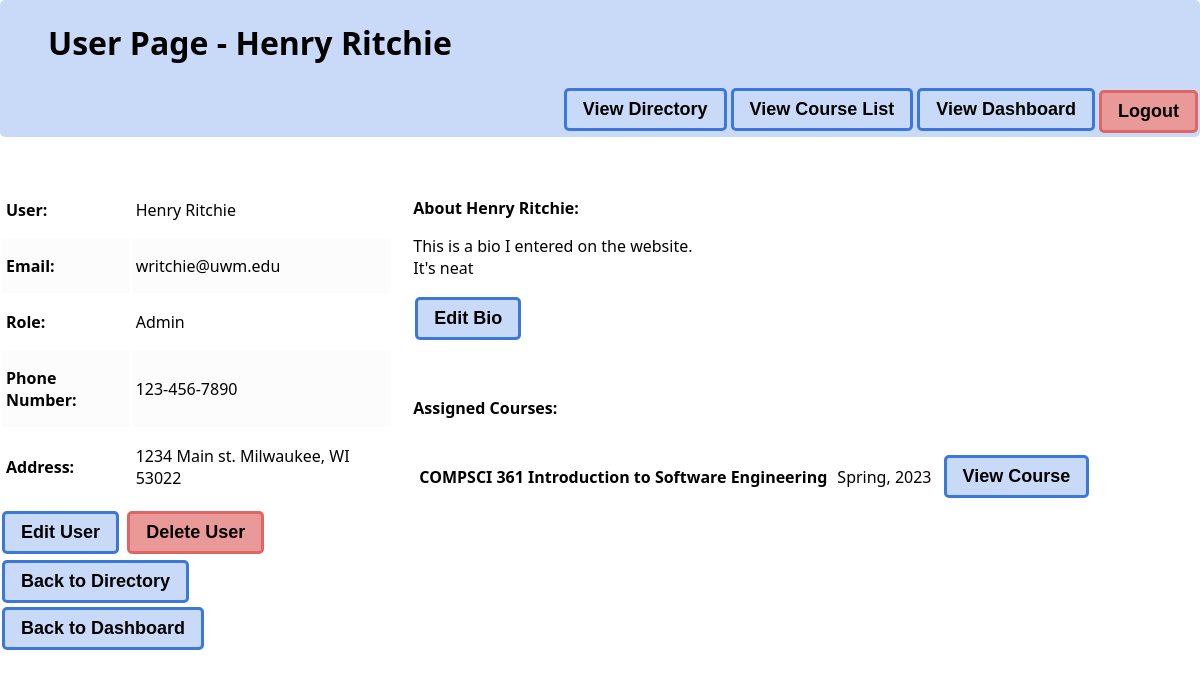
The page /userpage/ (signed in) on the database as committed earlier.
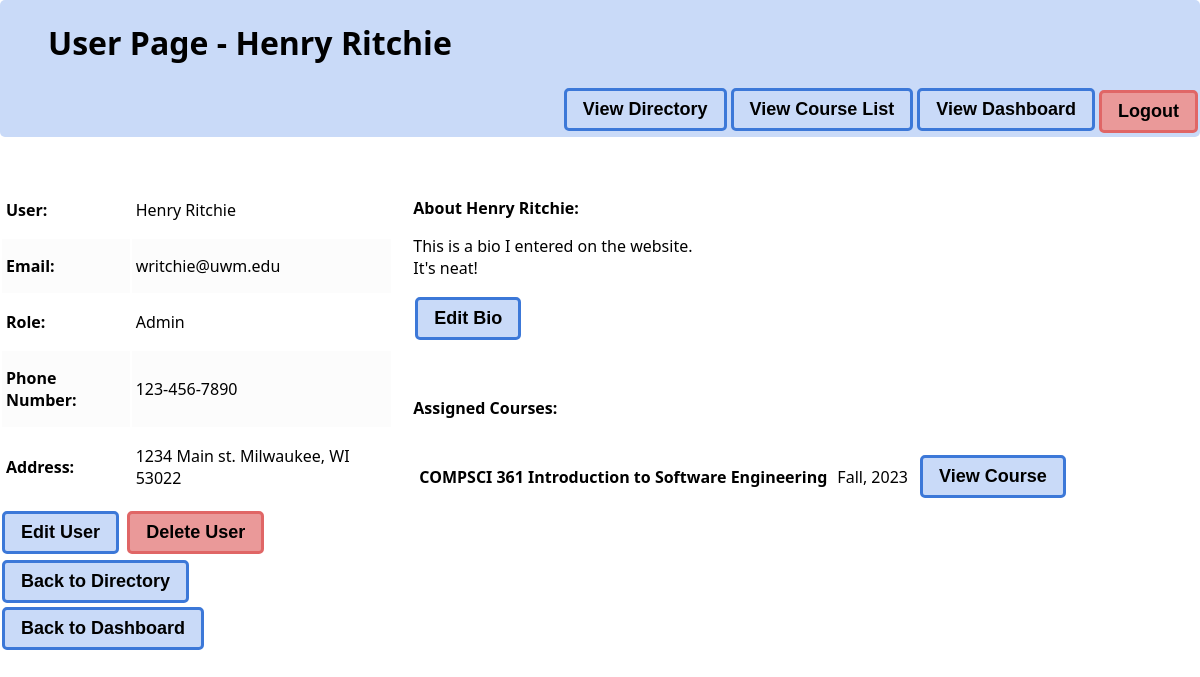
The same page on the database as committed later.
### SchedulingApp/models.py (models this page shows)
class MyUser(models.Model):
    email = models.CharField(max_length=30, default="default@uwm.edu", editable=True)
    password = models.CharField(max_length=20, default="defaultpassword", editable=True)
    firstName = models.CharField(max_length=20, default="defaultfirstname", editable=True)
    lastName = models.CharField(max_length=20, default="defaultlastname", editable=True)
    phoneNumber = models.CharField(max_length=20, default="defaultphonenumber", editable=True)
    streetAddress = models.CharField(max_length=100, default="1234 Main st", editable=True)
    city = models.CharField(max_length=20, default="Milwaukee", editable=True)
    state = models.CharField(max_length=2, default="WI", editable=True)
    zipcode = models.CharField(default="53206",max_length=10, editable=True)
    ROLE_CHOICES = [
        ("admin", "Admin"),
        ("instructor", "Instructor"),
        ("ta", "TA")
    ]
    role = models.CharField(max_length=10, choices=ROLE_CHOICES, default="ad", editable=True)
    bio = models.TextField(default="No bio added.", max_length=500, editable=True)
    def __str__(self):
        return self.firstName + " " + self.lastName

class Course(models.Model):
    name = models.CharField(max_length=100, default="Default Course Name", editable=True)
    DEPARTMENT_CHOICES = [
        "AMLLC", "ACTSCI", "AD LDSP", "AFAS", "AFRIC", "AIS", "ANTHRO", "ARABIC", "ARCH", "ART", "ART ED", "ARTHIST",
        "ASTRON", "ATM SCI", "ATRAIN", "BIO SCI", "BME", "BMS", "BUS ADM", "BUSMGMT", "CELTIC", "CES", "CGS AIS",
        "CGS ANT", "CGS ART", "CGS AST", "CGS BIO", "CGS BUS", "CGS CHE", "CGS CPS", "CGS CTA", "CGS ECO", "CGS EDU",
        "CGS EGR", "CGS ENG", "CGS ESL", "CGS FRE", "CGS GEO", "CGS GER", "CGS GLG", "CGS GSW", "CGS HES", "CGS HIS",
        "CGS INT", "CGS IST", "CGS ITA", "CGS LEA", "CGS LEC", "CGS MAT", "CGS MLG", "CGS MUA", "CGS MUS", "CGS PHI",
        "CGS PHY", "CGS POL", "CGS PSY", "CGS REL", "CGS SOC", "CGS SPA", "CHEM", "CHINESE", "CHS", "CIV ENG",
        "CLASSIC", "COMMUN", "COMPLIT", "COMPSCI", "COMPST", "COMSDIS", "COUNS", "CRM JST", "CURRINS", "DAC", "DANCE",
        "DMI", "EAP", "EAS", "ECON", "ED POL", "ED PSY", "EDUC", "ELECENG", "ENGLISH", "ETHNIC", "EXCEDUC", "FILM",
        "FILMSTD", "FINEART", "FOODBEV", "FRENCH", "FRSHWTR", "GEO SCI", "GEOG", "GERMAN", "GLOBAL", "GRAD", "GREEK",
        "HCA", "HEBREW", "HI", "HIST", "HMONG", "HONORS", "HS", "IEP", "IND ENG", "IND REL", "INFOST", "INTLST",
        "ITALIAN", "JAMS", "JAPAN", "JEWISH", "KIN", "KOREAN", "L&S HUM", "L&S NS", "L&S SS", "LACS", "LACUSL",
        "LATIN", "LATINX", "LGBT", "LIBRLST", "LINGUIS", "MALLT", "MATH", "MATLENG", "MECHENG", "MIL SCI", "MSP",
        "MTHSTAT", "MUS ED", "MUSIC", "MUSPERF", "NEURO", "NONPROF", "NURS", "NUTR", "OCCTHPY", "PEACEST", "PH",
        "PHILOS", "PHYSICS", "POL SCI", "POLISH", "PORTUGS", "PRPP", "PSYCH", "PT", "PUB ADM", "RELIGST", "RUSSIAN",
        "SCNDVST", "SOC WRK", "SOCIOL", "SPANISH", "SPT&REC", "TCH LRN", "THEATRE", "THERREC", "TRNSLTN", "URB STD",
        "URBPLAN", "UWS NSG", "UWX", "WGS"
    ]
    department = models.CharField(max_length=12, default="LATIN", editable=True)
    courseNumber = models.IntegerField(default=123, editable=True)
    Semester_CHOICES = [
        ("spring", "Spring"),
        ("summer", "Summer"),
        ("fall", "Fall"),
        ("winter", "Winter")
    ]
    semester = models.CharField(max_length=6, choices=Semester_CHOICES, default="Spring", editable=True)
    year = models.IntegerField(default=2023, editable=True)
    assignedUser = models.ManyToManyField(MyUser, blank=True)
    def __str__(self):
        return self.department + " " + str(self.courseNumber) + " " + self.name

### SchedulingApp/views.py (the view, shortened to what this page needs)
# urls.py: path('userpage/', UserPage.as_view()),
class UserPage(View):
    def get(self, request):
        if "email" and "role" in request.session:
            if 'selecteduser' in request.session:
                return render(request, "userpage.html",
                      {"user": func_UserAsDict(request.session['selecteduser']),
                       "role": request.session['role'],
                       'ownpage': request.session['selecteduser'] == request.session['email'],
                       'editbio': 'False'})
            else:
                return redirect("/directory/")
        else:
            return redirect("/")

### SchedulingApp/Model_Classes/Template_Dicts_Functions.py (called while the page is built)
def func_AscendingSectionList(section_bin):
    sectionList = []
    for section in section_bin:
        thisdict = {
            "title": section.__str__(),
            "id": section.id,
        }
        sectionList.append(thisdict)
    alphabetical = sorted(sectionList, key=itemgetter('title'))
    return alphabetical

def func_AlphabeticalCourseList(course_bin):
    courseList = []
    for course in course_bin:
        thisdict = {
            "title": course.__str__(),
            "id": course.id,
            "semester": course.semester.capitalize(),
            "year": course.year
        }
        courseList.append(thisdict)
    alphabetical = sorted(courseList, key=itemgetter('title'))
    return alphabetical

### templates/userpage.html (shortened to what this page needs)
<!DOCTYPE html>
{% load static %}
<html lang="en">
<head>
    <link href="{% static 'userpage.css' %}" rel="stylesheet" type="text/css">
</head>
<body id="wrapper">
<div id="navlist">
    <h1>User Page - {{ user.fullname }}</h1>
    <form action="/userpage/" method="post">
        <button type="submit" name="navigation" value="logout" class="redbutton">Logout</button>
    </form>
    <form action="/userpage/" method="post">
        <button type="submit" name="navigation" value="dashboard" class="bluebutton">View Dashboard</button>
    </form>
    <form action="/userpage/" method="post">
        <button type="submit" name="navigation" value="courselist" class="bluebutton">View Course List</button>
    </form>
    <form action="/userpage/" method="post">
        <button type="submit" name="navigation" value="directory" class="bluebutton">View Directory</button>
    </form>
</div>
<br>
<br>
<div class = "grid-container">
    <div class="grid-child">
        <table id="myTable">
            <tr>
                <td class="label">User:</td>
                <td>{{ user.fullname }}</td>
            </tr>
            <tr>
                <td class="label">Email:</td>
                <td>{{ user.email }}</td>
            </tr>
            <tr>
                <td class="label">Role:</td>
                <td>{{ user.role }}</td>
            </tr>
            {% if role == "admin" %}
                <tr>
                    <td class="label">Phone Number:</td>
                    <td>{{ user.phonenumber }}</td>
                </tr>
                <tr>
                    <td class="label">Address:</td>
                    <td>{{ user.streetaddress }}. {{ user.city }}, {{ user.state }} {{ user.zipcode }}</td>
                </tr>
            {% endif %}
        </table>
        <form action="/userpage/" method="post">
            {% if role == "admin" or ownpage == True %}
            <button type="submit" name="navigation" value="edituser" class="bluebutton">Edit User</button>
            {% endif %}
            {% if role == "admin" %}
            <button type="submit" onclick="return confirm('Are you sure?')" name="navigation" value="deleteuser"
                    class="redbutton">Delete User
            </button>
            {% endif %}
            <br>
            <button type="submit" name="navigation" value="directory" class="bluebutton">Back to Directory</button>
            <button type="submit" name="navigation" value="dashboard" class="bluebutton">Back to Dashboard</button>
        </form>
    </div>
    <div class ="grid-child">
        {% if editbio == 'False' %}
            <p class="label">About {{ user.fullname }}:</p>
            <p id="bio-text">{{ user.bio|linebreaksbr }}</p>
            {% if ownpage == True %}
                <form action="/userpage/" method="post">
                <button type="submit" name="editbio" value="True" class="bluebutton">Edit Bio</button>
                </form>
            {% endif %}
        {% endif %}
    </div>
    <div class ="grid-child">
        <p class="label">Assigned Courses:</p>
        {% if user.courses == None %}
            {{ user.fullname }} is not in any courses.
        {% else %}
            <table id="myTable">
                {% for course in user.courses %}
                    <tr>
                        <td class="label">{{ course.title }}</td>
                        <td>{{ course.semester }}, {{ course.year }}</td>
                        <td>
                            <form action="/courselist/" method="post">
                                <button type="submit" name="selectedcourse" class="bluebutton" value={{ course.id }}>View Course
                                </button>
                            </form>
                        </td>
                    </tr>
                {% endfor %}
            </table>
        {% endif %}
    </div>
</div>
</body>
</html>

### SchedulingApp/static/userpage.css (style rules this page uses)
html { height: 100%; width: 100%; font-family: system-ui, -apple-system, BlinkMacSystemFont, 'Segoe UI', Roboto, Oxygen, Ubuntu, Cantarell, 'Open Sans', 'Helvetica Neue', sans-serif; }
.label { font-weight: bold; }
.redbutton { background-color: #ea9999; border: 3px solid #e06666; border-radius: 5px; color: black; padding: 8px 16px; text-align: center; display: inline; font-size: 18px; font-weight:bolder; margin: 4px 2px; transition-duration: 0.4s; cursor: pointer; }
.bluebutton { background-color: #c9daf8; border: 3px solid #3c78d8; border-radius: 5px; color: black; padding: 8px 16px; text-align: center; display: inline; font-size: 18px; font-weight:bolder; margin: 2px 2px; transition-duration: 0.4s; cursor: pointer; }
#wrapper { width: auto; height: auto; max-width: 1200px; margin: 0 auto; }
#navlist { padding-left: 4%; margin: 0; overflow: hidden; background-color: #c9daf8; border-radius: 5px; display: block; }
#navlist form { text-align: center; float: right; display: inline; }
#myTable th, td { text-align: left; padding: 16px 4px; }
#myTable tr:nth-child(even) { background-color: #fcfcfc }
.grid-container { display: grid; grid-gap: 20px; grid-template-rows: 2fr 3fr; grid-template-columns: 1fr 2fr; grid-template-areas: "one two" "one three"; }
.grid-child:nth-child(1) { grid-area: one; }
.grid-child:nth-child(2) { grid-area: two; }
.grid-child:nth-child(3) { grid-area: three; }
#bio-text { max-width: 600px; }

Rows that differ between the two databases and show on the page:
changed MyUser "writchie@uwm.edu": bio "This is a bio I entered on the website. It's neat" → "This is a bio I entered on the website. It's neat!"
changed Course: semester "Spring" → "Fall"
